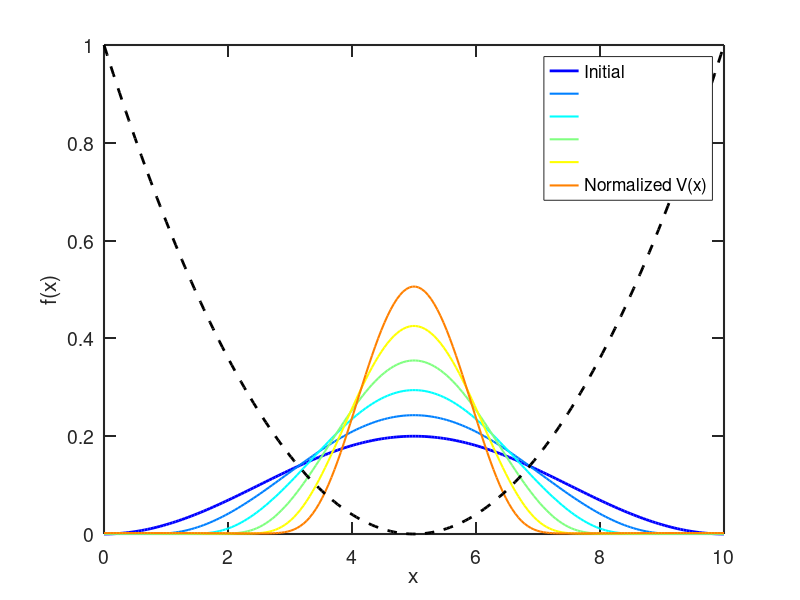

MATLAB code to generate this figure:
#!/usr/bin/env -S octave --no-gui --quiet
set(0, "defaultfigurevisible", "off");  % hide figure window

% Grid setup
N = 200;
x = linspace(0, 10, N);
dx = x(2) - x(1);
dt = 0.001;
steps = 1000;

% Parameters
D = 0.1;                 % diffusion coefficient
f = sin(pi * x / 10).^2;  % initial field, non-negative
f = f / trapz(x, f);      % normalize mass

% Parabolic potential
V = 0.5 * (x - 5).^2;
dVdx = gradient(V, dx);   % numerical gradient

% Storage for plotting
figure;
colors = jet(6);
plot_interval = floor(steps / 5);
plot(x, f, 'color', colors(1,:), 'linewidth', 2); hold on;

plot_id = 2;

for step = 1:steps
    % Compute gradients
    df_dx  = gradient(f, dx);
    d2f_dx2 = gradient(df_dx, dx);

    diffusion = D * d2f_dx2; % diffusion: D ∂^2f/∂x^2 
    adv = gradient(f .* dVdx, dx);     % advection: ∂(f ∂V/∂x)/∂x

    Totalrate = diffusion + adv; % net rate of change
    
    % Update
    f = f + dt * (Totalrate);
    f = max(f, 0);       % keep non-negative
    f = f / trapz(x, f); % conserve total mass

    % Plot at intervals
    if mod(step, plot_interval) == 0
        plot(x, f, 'color', colors(plot_id,:), 'linewidth', 1.5);
        plot_id += 1;
    end
end

% Plot potential
plot(x, V / max(V), 'k--', 'linewidth', 2);
legend('Initial', '', '', '', '', 'Normalized V(x)');
xlabel('x'); ylabel('f(x)');
set   (gca, 'FontSize', 14);
set   (gca, 'LineWidth', 1.5);
set   (gca, 'TickLength', [0.02, 0.02]);

% Save figure
print("diffusion_advection.png", "-dpng");

